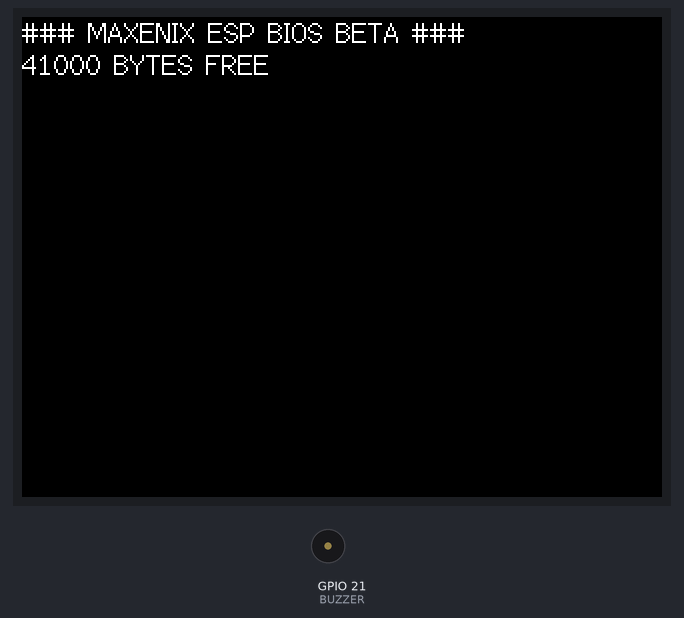
Bench run of a sketch on a simulated ESP32. On the bench: 320×240 colour display, buzzer (waves = sounding). Storage starts empty; what the sketch prints to the serial monitor is not drawn.

Above: at 1.1 s.
At 3.25 s:
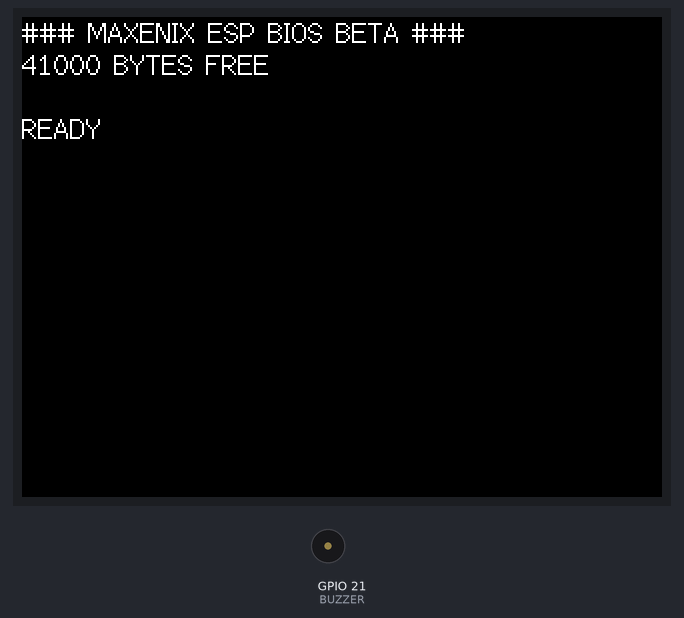
Timing chart, 0 to 4.8 s (numbered marks = the images above):
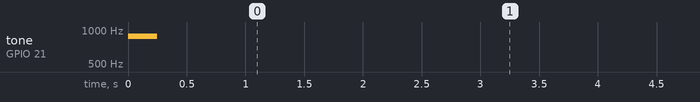

The sketch:

main.ino
```cpp
#include <Arduino.h>
#include "BIOS.h"
#include "soundSystem.h"
#include "displaySystem.h"

#define BUZZER 21

enum SystemState {
  BIOS,
  BOOT
};

SystemState state = BIOS;

bool biosDone = false;
bool bootDone = false;

void setup() {
  Serial.begin(115200);

  Serial.println("ESP computer starting...");

  ledcAttach(BUZZER, 2000, 8);
  ledcWriteTone(BUZZER, 880);
  delay(250);
  ledcWriteTone(BUZZER, 0);
  delay(500);

  state = BIOS;
}

void loop() {
  switch (state) {

    case BIOS:
      if (!biosDone) {
        soundSetup();
        Bsetup();
        biosDone = true;
        state = BOOT;
      }
      break;

    case BOOT:
      if (!bootDone) {
        displaySetup();
        bootDone = true;
      }

      soundLoop();
      break;
  }
}
```

BIOS.h
```cpp
#ifndef BIOS_H
#define BIOS_H

#include <Arduino.h>

void Bsetup();
void Bloop();

#endif
```

BIOSITS.cpp
```cpp
#include <TFT_eSPI.h>
#include <FS.h>
#include <LittleFS.h>

TFT_eSPI tft;

void Bsetup() {
    tft.init();
    tft.setRotation(3);
    tft.fillScreen(TFT_BLACK);

    tft.setTextColor(TFT_WHITE);
    tft.setTextFont(2);
    tft.setTextSize(1);

    tft.println("### MAXENIX ESP BIOS BETA ###");
    tft.print(ESP.getFreeHeap());
    tft.println(" BYTES FREE");

    delay(2000);

    tft.println("");
    tft.println("READY");

    delay(500);

    tft.fillScreen(TFT_BLACK);
}
```

displaySystem.h
```cpp
#ifndef DISPLAYSYSTEM_H
#define DISPLAYSYSTEM_H

#include <Arduino.h>

void displaySetup();
void displayLoop();

#endif
```

displaySystemITS.cpp
```cpp
#include <TFT_eSPI.h>
#include <FS.h>
#include <LittleFS.h>
#include "tft.h"

#define IMG_W 200
#define IMG_H 74

uint16_t imgBuffer[IMG_W * IMG_H];

void displaySetup() {

  tft.setTextColor(TFT_WHITE);
  tft.setTextFont(1);
  tft.setTextSize(1);

  if (!LittleFS.begin(true)) {
    Serial.println("LittleFS mount FAILED");
    return;
  }

  Serial.println("LittleFS OK");

  fs::File f = LittleFS.open("/image.bin", "r");

  if (!f) {
    Serial.println("ERROR: /image.bin not found");
    return;
  }

  Serial.print("File size: ");
  Serial.println(f.size());

  size_t expectedSize = IMG_W * IMG_H * 2;

  size_t bytes = f.read((uint8_t*)imgBuffer, expectedSize);
  f.close();

  Serial.print("Bytes read: ");
  Serial.println(bytes);

  int x = (tft.width() - IMG_W) / 2;
  int y = (tft.height() - IMG_H) / 2 - 10;

  tft.setSwapBytes(true);

  tft.pushImage(x, y, IMG_W, IMG_H, imgBuffer);

  tft.setCursor(10, 230);
  tft.println("Playing <Marble_zone.bin>.");

  Serial.println("Image displayed");
}

void displayLoop() {
}
```

soundSystem.h
```cpp
#ifndef SOUNDSYSTEM_H
#define SOUNDSYSTEM_H

#include <Arduino.h>

void soundSetup();
void soundLoop();

#endif
```

soundSystemITS.cpp
```cpp
#include "soundSystem.h"
#include <LittleFS.h>
#include "driver/i2s.h"

File audio;

#define I2S_PORT I2S_NUM_0

#define I2S_BCLK 26
#define I2S_LRC  27
#define I2S_DOUT 25

#define SAMPLE_RATE 16000

void setupI2S() {
  i2s_config_t config = {
    .mode = (i2s_mode_t)(I2S_MODE_MASTER | I2S_MODE_TX),
    .sample_rate = SAMPLE_RATE,
    .bits_per_sample = I2S_BITS_PER_SAMPLE_16BIT,
    .channel_format = I2S_CHANNEL_FMT_RIGHT_LEFT,
    .communication_format = I2S_COMM_FORMAT_I2S,
    .intr_alloc_flags = 0,
    .dma_buf_count = 8,
    .dma_buf_len = 128,
    .use_apll = false,
    .tx_desc_auto_clear = true,
    .fixed_mclk = 0
  };

  i2s_pin_config_t pins = {
    .bck_io_num = I2S_BCLK,
    .ws_io_num = I2S_LRC,
    .data_out_num = I2S_DOUT,
    .data_in_num = I2S_PIN_NO_CHANGE
  };

  i2s_driver_install(I2S_PORT, &config, 0, NULL);
  i2s_set_pin(I2S_PORT, &pins);
  i2s_zero_dma_buffer(I2S_PORT);
}

void soundSetup() {

  if (!LittleFS.begin()) {
    Serial.println("LittleFS FAIL");
    return;
  }

  audio = LittleFS.open("/MarbleZone.wav", "r");

  if (!audio) {
    Serial.println("WAV NOT FOUND");
    return;
  }

  audio.seek(44);

  setupI2S();
}

void soundLoop() {

  if (!audio.available()) {
    audio.seek(44);
    return;
  }

  int16_t monoBuffer[128];
  int16_t stereoBuffer[256];

  size_t bytesRead = audio.read((uint8_t*)monoBuffer, sizeof(monoBuffer));

  int samples = bytesRead / 2;

  for (int i = 0; i < samples; i++) {
    int16_t s = monoBuffer[i] / 4;
    stereoBuffer[i * 2] = s;
    stereoBuffer[i * 2 + 1] = s;
  }

  size_t bytesWritten;

  i2s_write(
    I2S_PORT,
    stereoBuffer,
    samples * 4,
    &bytesWritten,
    portMAX_DELAY
  );
}
```

tft.h
```cpp
#ifndef TFT_H
#define TFT_H

#include <Arduino.h>
#include <TFT_eSPI.h>

extern TFT_eSPI tft;

#endif
```

Measured:
- what the display in image 0 shows lasts 2.0 s, from 1.0 s to 3.0 s
- what the display in image 1 shows lasts 0.5 s, from 3.0 s to 3.5 s
